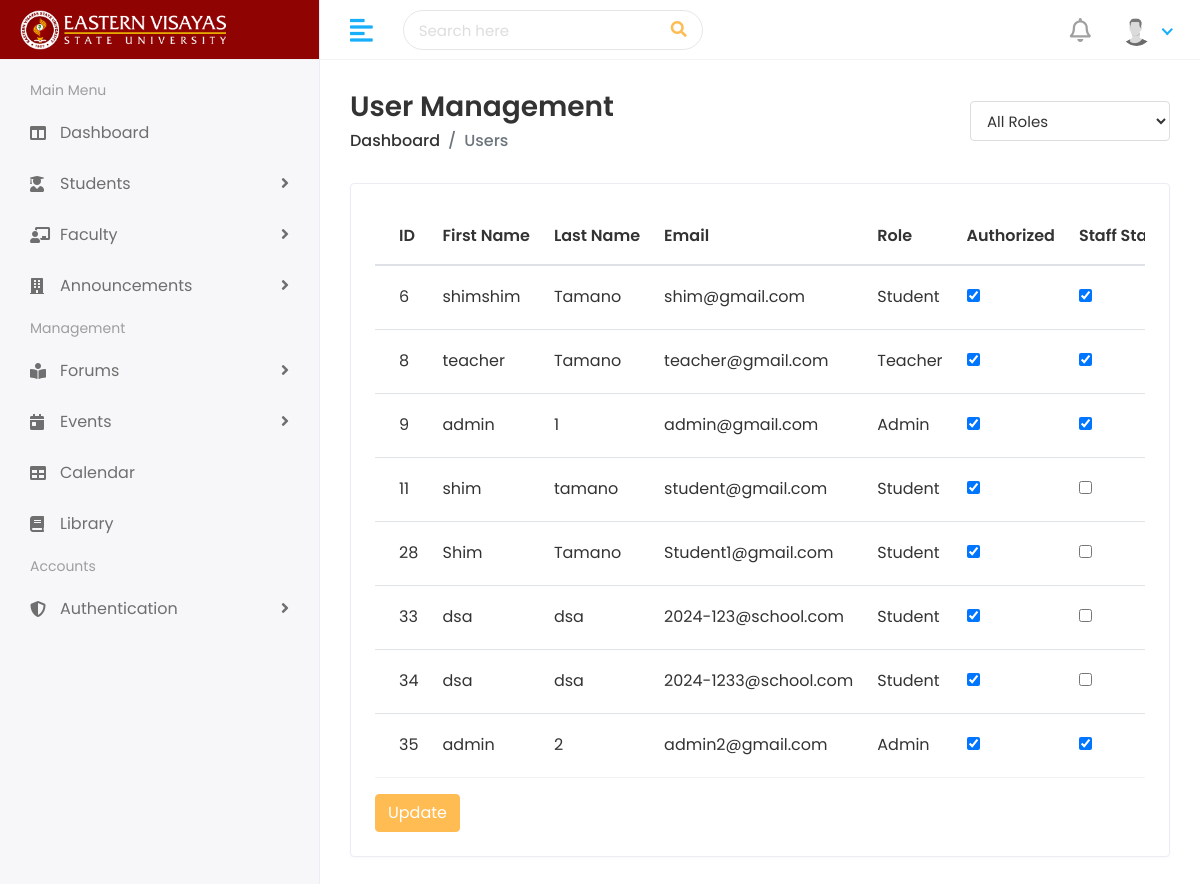
The page /authentication/accounts/ on the database its author committed.
### home_auth/models.py (models this page shows, shortened)
class CustomUser(AbstractUser):
    username = models.CharField(max_length=100, unique=True)
    email = models.EmailField(max_length=255, unique=True, db_index=True)
    is_authorized = models.BooleanField(default=False)
    login_token = models.CharField(max_length=6, blank=True, null=True)
    first_name = models.CharField(max_length=30, blank=True)
    last_name = models.CharField(max_length=30, blank=True)
    date_joined = models.DateTimeField(auto_now_add=True)
    is_student = models.BooleanField(default=False)
    is_admin = models.BooleanField(default=False)
    is_teacher = models.BooleanField(default=False)
    groups = models.ManyToManyField(
        'auth.Group',
        related_name=None,
        blank=True
    )
    user_permissions = models.ManyToManyField(
        'auth.Permission',
        related_name=None,
        blank=True
    )

### home_auth/views.py (the view, shortened to what this page needs)
# urls.py: path('accounts/', list_accounts_view, name='list_accounts'),
def list_accounts_view(request):
    users = CustomUser.objects.all()
    return render(request, "authentication/list_accounts.html", {"users": users})

### school/context_processors.py (called while the page is built, shortened)
def notification_context(request):
    return {
        'unread_notifications': [],
        'unread_notification_count': 0,
    }

### templates/authentication/list_accounts.html (shortened to what this page needs)
{% extends 'Home/admin-base.html' %}
{% load static %}
{% block body %}
<div class="page-wrapper">
    <div class="content container-fluid">
        <div class="page-header">
            <div class="row align-items-center">
                <div class="col">
                    <h3 class="page-title">User Management</h3>
                    <ul class="breadcrumb">
                        <li class="breadcrumb-item"><a href="">Dashboard</a></li>
                        <li class="breadcrumb-item active">Users</li>
                    </ul>
                </div>
                <div class="col-auto">
                    <select id="role-filter" class="form-control" style="width: 200px;">
                        <option value="all">All Roles</option>
                    </select>
                </div>
            </div>
        </div>
        <div class="row">
            <div class="col-sm-12">
                <div class="card card-table">
                    <div class="card-body">
                        <form method="POST">
                            <div class="table-responsive">
                                <table id="user-table" class="table table-hover table-center mb-0 datatable">
                                    <thead>
                                        <tr>
                                            <th>ID</th>
                                            <th>First Name</th>
                                            <th>Last Name</th>
                                            <th>Email</th>
                                            <th>Role</th>
                                            <th>Authorized</th>
                                            <th>Staff Status</th>
                                        </tr>
                                    </thead>
                                    <tbody>
                                        {% for user in users %}
                                        <tr class="role-{{ user.get_role|lower }}">
                                            <td>{{ user.id }}</td>
                                            <td>{{ user.first_name }}</td>
                                            <td>{{ user.last_name }}</td>
                                            <td>{{ user.email }}</td>
                                            <td>
                                                {% if user.is_admin %}
                                                Admin
                                                {% elif user.is_teacher %}
                                                Teacher
                                                {% elif user.is_student %}
                                                Student
                                                {% else %}
                                                N/A
                                                {% endif %}
                                            </td>
                                            <td>
                                                <input type="checkbox" name="authorize_{{ user.id }}" value="on"
                                                       {% if user.is_active %}checked{% endif %}>
                                            </td>
                                            <td>
                                                <input type="checkbox" name="staff_{{ user.id }}" value="on"
                                                       {% if user.is_staff %}checked{% endif %}>
                                            </td>
                                        </tr>
                                        {% endfor %}
                                    </tbody>
                                </table>
                            </div>
                            <button type="submit" class="btn btn-primary mt-3">Update</button>
                        </form>
                    </div>
                </div>
            </div>
        </div>
    </div>
</div>
{% endblock %}

### templates/Home/admin-base.html (shortened to what this page needs)
{% load static%}
<!DOCTYPE html>
<html lang="en">
   <head>
      <link rel="stylesheet" href="/static/img">
      <link rel="stylesheet" href="{%static 'assets/plugins/bootstrap/css/bootstrap.min.css' %}">
      <link rel="stylesheet" href="{%static 'assets/plugins/bootstrap/css/bootstrap.min.css' %}">
      <link rel="stylesheet" href="{%static 'assets/plugins/fontawesome/css/fontawesome.min.css' %}">
      <link rel="stylesheet" href="{%static 'assets/plugins/fontawesome/css/all.min.css' %}">
      <link rel="stylesheet" href="{%static 'assets/css/style.css' %}">
   </head>
   <body>
      <div class="main-wrapper">
         <div class="header">
            <div class="header-left"  >
               <a href="{% url 'admin_dashboard' %}" class="logo">
               <img src="{% static 'assets/img/logo.png' %}"  alt="Logo">
               </a>
            </div>
            <a href="javascript:void(0);" id="toggle_btn">
            <i class="fas fa-align-left"></i>
            </a>
            <div class="top-nav-search">
               <form>
                  <input type="text" class="form-control" placeholder="Search here">
                  <button class="btn" type="submit"><i class="fas fa-search"></i></button>
               </form>
            </div>
            <ul class="nav user-menu">
               <li class="nav-item dropdown noti-dropdown">
                  <a href="#" class="dropdown-toggle nav-link" data-toggle="dropdown">
                     {% if unread_notification_count > 0 %}
                     <i class="far fa-bell"></i> <span class="badge badge-pill">{{ unread_notification_count }}</span>
                     {% else %}
                     <i class="far fa-bell"></i>
                     {% endif %}
                  </a>
               </li>
               <li class="nav-item dropdown has-arrow">
                  <a href="#" class="dropdown-toggle nav-link" data-toggle="dropdown">
                  <span class="user-img"><img class="rounded-circle" src="{% static 'assets/img/default-profile.png' %}" width="31" alt="Ryan Taylor"></span>
                  </a>
               </li>
            </ul>
         </div>
         <div class="sidebar" id="sidebar">
            <div class="sidebar-inner slimscroll">
               <div id="sidebar-menu" class="sidebar-menu">
                  <ul>
                     <li class="menu-title">
                        <span>Main Menu</span>
                     </li>
                     <li>
                        <a href="{% url 'admin_dashboard' %}"><i class="fas fa-columns"></i> <span> Dashboard</span></a>
                     </li>
                     <li class="submenu">
                        <a href="#"><i class="fas fa-user-graduate"></i> <span> Students</span> <span class="menu-arrow"></span></a>
                     </li>
                     <li class="submenu">
                        <a href="#"><i class="fas fa-chalkboard-teacher"></i> <span> Faculty</span> <span class="menu-arrow"></span></a>
                     </li>
                     <li class="submenu">
                        <a href="#"><i class="fas fa-building"></i> <span> Announcements</span> <span class="menu-arrow"></span></a>
                     </li>
                     <li class="menu-title">
                        <span>Management</span>
                     </li>
                     <li class="submenu">
                        <a href="#"><i class="fas fa-book-reader"></i> <span> Forums</span> <span class="menu-arrow"></span></a>
                     </li>
                     <li>
                        <a href="#"><i class="fas fa-calendar-day"></i> <span>Events</span><span class="menu-arrow"></a>
                     </li>
                     <li>
                        <a href="{% url 'calendar_view' %}"><i class="fas fa-table"></i> <span>Calendar</span></a>
                     </li>
                     <li lass="submenu">
                        <a href="{% url 'library' %}"><i class="fas fa-book"></i> <span>Library</span></span></a>
                     </li>
                     <li class="menu-title">
                        <span>Accounts</span>
                     </li>
                     <li class="submenu">
                        <a href="#"><i class="fas fa-shield-alt"></i> <span> Authentication </span> <span class="menu-arrow"></span></a>
                     </li>
                  </ul>
               </div>
            </div>
         </div>
         {% block body %}
         {% endblock %}
      </div>
  </body>
  </html>

### rows shown on the page
CustomUser: id "6", first_name "shimshim", last_name "Tamano", email "shim@gmail.com", is_admin "Student", is_active "☑", is_staff "☑"
CustomUser: id "8", first_name "teacher", last_name "Tamano", email "teacher@gmail.com", is_admin "Teacher", is_active "☑", is_staff "☑"
CustomUser: id "9", first_name "admin", last_name "1", email "admin@gmail.com", is_admin "Admin", is_active "☑", is_staff "☑"
CustomUser: id "11", first_name "shim", last_name "tamano", email "student@gmail.com", is_admin "Student", is_active "☑"
CustomUser: id "28", first_name "Shim", last_name "Tamano", email "Student1@gmail.com", is_admin "Student", is_active "☑"
CustomUser: id "33", first_name "dsa", last_name "dsa", email "2024-123@school.com", is_admin "Student", is_active "☑"
CustomUser: id "34", first_name "dsa", last_name "dsa", email "2024-1233@school.com", is_admin "Student", is_active "☑"
CustomUser: id "35", first_name "admin", last_name "2", email "admin2@gmail.com", is_admin "Admin", is_active "☑", is_staff "☑"
